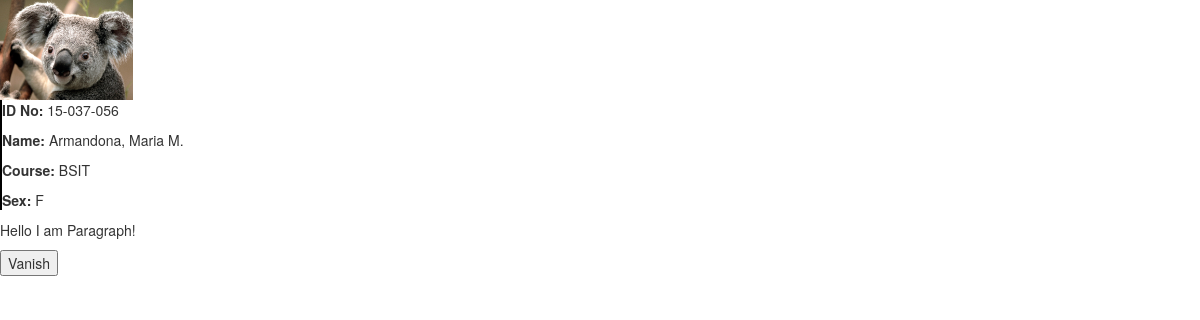
/students/profile/15-037-056, run on the app's committed database.
### tables this page shows
CREATE TABLE `students` (
  `idno` varchar(10) NOT NULL,
  `lname` varchar(50) NOT NULL,
  `fname` varchar(50) NOT NULL,
  `mname` varchar(50) NOT NULL,
  `course` varchar(50) NOT NULL,
  `sex` varchar(10) NOT NULL
);

### application/controllers/Students.php (called while the page is built, shortened)
<?php
class Students extends CI_Controller {
	public function __construct(){
		$this->load->model('students_model','Students');
	}
	public function profile($id){
		$student = $this->Students->read(array('idno'=>$id));
		if( count($student)>0 ){
			$header_data['title'] = "Students: View Student Profile";
			$data['student'] = $student;
			$this->load->view('include/header',$header_data);
			$this->load->view('students/profile',$data);
			$this->load->view('include/footer');
		}
		else{
			redirect('students','refresh');
		}
	}
}

### index.php (called while the page is built, shortened)
<?php
require_once BASEPATH.'core/CodeIgniter.php';

### application/models/students_model.php (called while the page is built, shortened)
<?php
class Students_model extends CI_Model {
	private $table = "students";
	public function read($condition=null)
	{
		$this->db->select('*');
		$this->db->from($this->table);
		if( isset($condition) ) $this->db->where($condition);
		$query=$this->db->get();
		return $query->result_array();
	}
}

### application/views/students/profile.php (the view, shortened to what this page needs)
<div>
	<div class="student-picture">
		<img src="<?php echo base_url('assets/images/koala.jpg'); ?>" alt="Picture" height="100" />
	</div>
	<div class="student-profile tbleft">
		<p><b>ID No: </b><?php echo $student[0]['idno']; ?></p>
		<p><b>Name: </b><?php echo $student[0]['lname'].', '.$student[0]['fname'].' '.$student[0]['mname']; ?></p>
		<p><b>Course: </b><?php echo $student[0]['course']; ?></p>
		<p><b>Sex: </b><?php echo $student[0]['sex']; ?></p>
	</div>
	<p id="para">Hello I am Paragraph!</p>
	<button id="btn">Vanish</button>
</div>

### data on the page
students: idno "15-037-056", lname "Armandona", fname "Maria", mname "M.", course "BSIT", sex "F"
